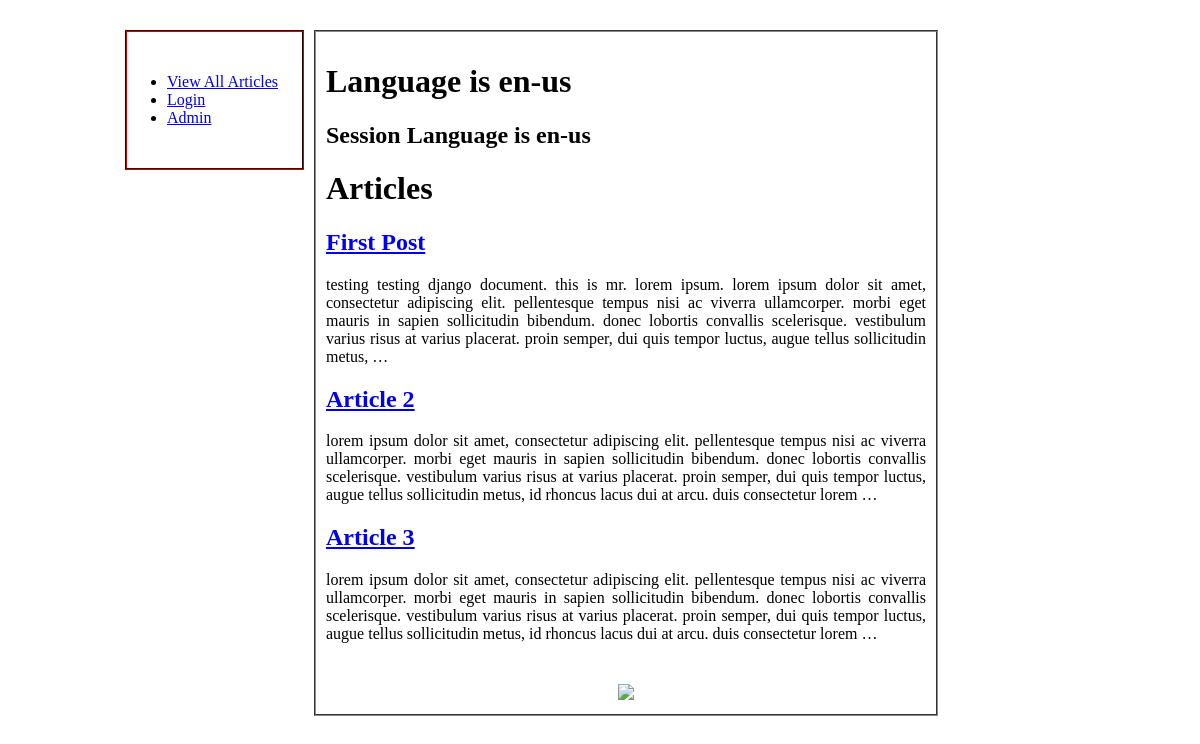
The app's page /articles/ with its own data.
### KGBlog/KGBlog/article/models.py (models this page shows, shortened)
class Article(models.Model):
	title = models.CharField(max_length=200)
	body = models.TextField()
	pub_date = models.DateTimeField('date published')
	likes = models.IntegerField()

### KGBlog/KGBlog/article/views.py (the view)
# urls.py: url(r'^articles/', include('article.urls', namespace='article')),
def articles(request):
	language = "en-us"
	session_language = 'en-us'
	if 'lang' in request.COOKIES:
		language = request.COOKIES['lang']
	if 'lang' in request.session:
		session_language = request.session['lang']
	context = {
		'articles':Article.objects.all(),
		'language':language,
		'session_language': session_language
		}
	return render(request, 'article/articles.html', context)

### KGBlog/KGBlog/article/templates/article/articles.html (shortened to what this page needs)
{% extends "base.html" %}
{% block content %}
<h1>Language is {{ language }}</h1>
<h2>Session Language is {{session_language}}</h2>
<h1>Articles</h1>
{% if articles.count > 0 %}
{% for article in articles %}
<div style="max-width:950px; text-align:justify">
	<h2><a href="/articles/get/{{ article.id }}/">{{ article.title }}</a></h2>
	<p>{{ article.body | lower | truncatewords:"50" }}</p>
</div>
{% endfor %}
{% else %}
<p>Nothing to Show</p>
{% endif %}
{% endblock %}

### KGBlog/KGBlog/templates/base.html (shortened to what this page needs)
{% load static %}
<!DOCTYPE html>
<html style = "background:url('http://www.microsoft.com/library/media/1033/windowsvista/images/wv_home_bkgnd_photo.jpg'); background-attachment:fixed;">
<head>
	<link rel="stylesheet" type="text/css" href="{% static "assets/CSS/default.css" %}">
</head>
<body >
<div id="page">
	<div id="sidebar" style="background:rgba(255,255,255,0.75); margin:15px 5px 0 0px;">
		{% block sidebar %}
		<ul>
			<li><a href="/articles/all/">View All Articles</a></li>
			<li><a href="/accounts/login/">Login</a></li>
			<li><a href="/admin/">Admin</a></li>
		</ul>
		{% endblock %}
	</div>
	<div id="content" style="background:rgba(255,255,255,0.75); margin:15px 0 25px 5px;">
		{% block content %} This is Page Content {% endblock %}
		{% block img %}
		<center>
		<img style="margin-top: 25px" src="http://grfx.cstv.com/schools/bc/graphics/bc-13-logo-lg.png"/>
		</center>
		{% endblock %}
	</div>
</div>
</body>
</html>

### KGBlog/KGBlog/static/assets/CSS/default.css (style rules this page uses)
body { text-align: center; }
#page { width:950px; text-align: justify; margin: 15px auto; background-color:#fafafa; }
#sidebar { float:left; width:160px; border: 2px groove #800000; padding: 25px 15px 25px 0; }
#content { float: left; width: 600px; border: 2px groove #888888; padding: 10px; }

### records on screen
Article: title "First Post", body "testing testing django document. this is mr. lorem ipsum. lorem ipsum dolor sit amet, consectetur adipiscing elit. pellentesque tempus nisi ac viverra ullamcorper. morbi eget mauris in sapien sollicitudin bibendum. donec lobortis convallis scelerisque. vestibulum varius risus at varius placerat. proin semper, dui quis tempor luctus, augue tellus sollicitudin metus, …"
Article: title "Article 2", body "lorem ipsum dolor sit amet, consectetur adipiscing elit. pellentesque tempus nisi ac viverra ullamcorper. morbi eget mauris in sapien sollicitudin bibendum. donec lobortis convallis scelerisque. vestibulum varius risus at varius placerat. proin semper, dui quis tempor luctus, augue tellus sollicitudin metus, id rhoncus lacus dui at arcu. duis consectetur lorem …"
Article: title "Article 3", body "lorem ipsum dolor sit amet, consectetur adipiscing elit. pellentesque tempus nisi ac viverra ullamcorper. morbi eget mauris in sapien sollicitudin bibendum. donec lobortis convallis scelerisque. vestibulum varius risus at varius placerat. proin semper, dui quis tempor luctus, augue tellus sollicitudin metus, id rhoncus lacus dui at arcu. duis consectetur lorem …"

### other values on screen
{{ language }} "en-us"
{{ session_language }} "en-us"
